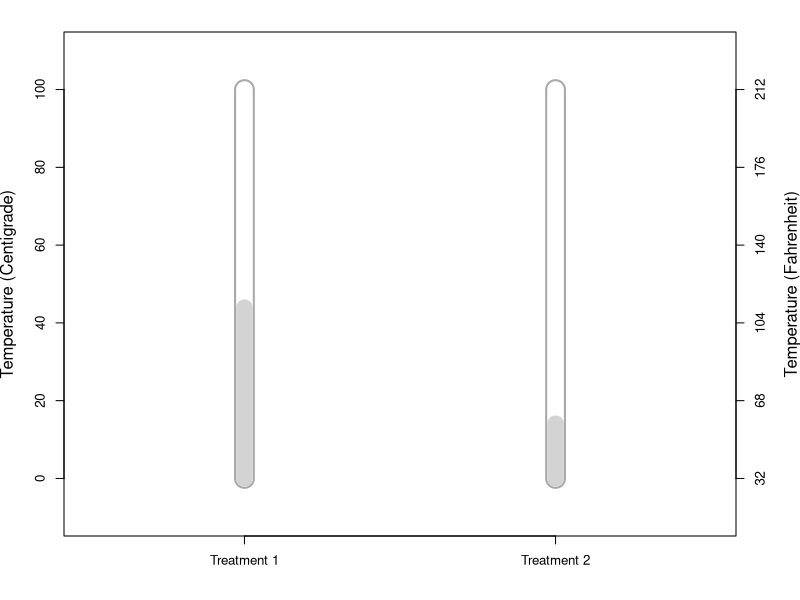

This figure's R source:
par(cex=0.8)
x <- 1:2
y <- runif(2, 0, 100)
par(mar=c(4, 4, 2, 4))
plot(x, y, type="n", xlim=c(0.5, 2.5), ylim=c(-10, 110),
     axes=FALSE, ann=FALSE)

axis(2, at=seq(0, 100, 20))
mtext("Temperature (Centigrade)", side=2, line=3)

axis(1, at=1:2, labels=c("Treatment 1", "Treatment 2"))
axis(4, at=seq(0, 100, 20), labels=seq(0, 100, 20)*9/5 + 32)
mtext("Temperature (Fahrenheit)", side=4, line=3)
box()

segments(x, 0, x, 100, lwd=20, col="dark grey")
segments(x, 0, x, 100, lwd=16, col="white")
segments(x, 0, x, y, lwd=16, col="light grey")




